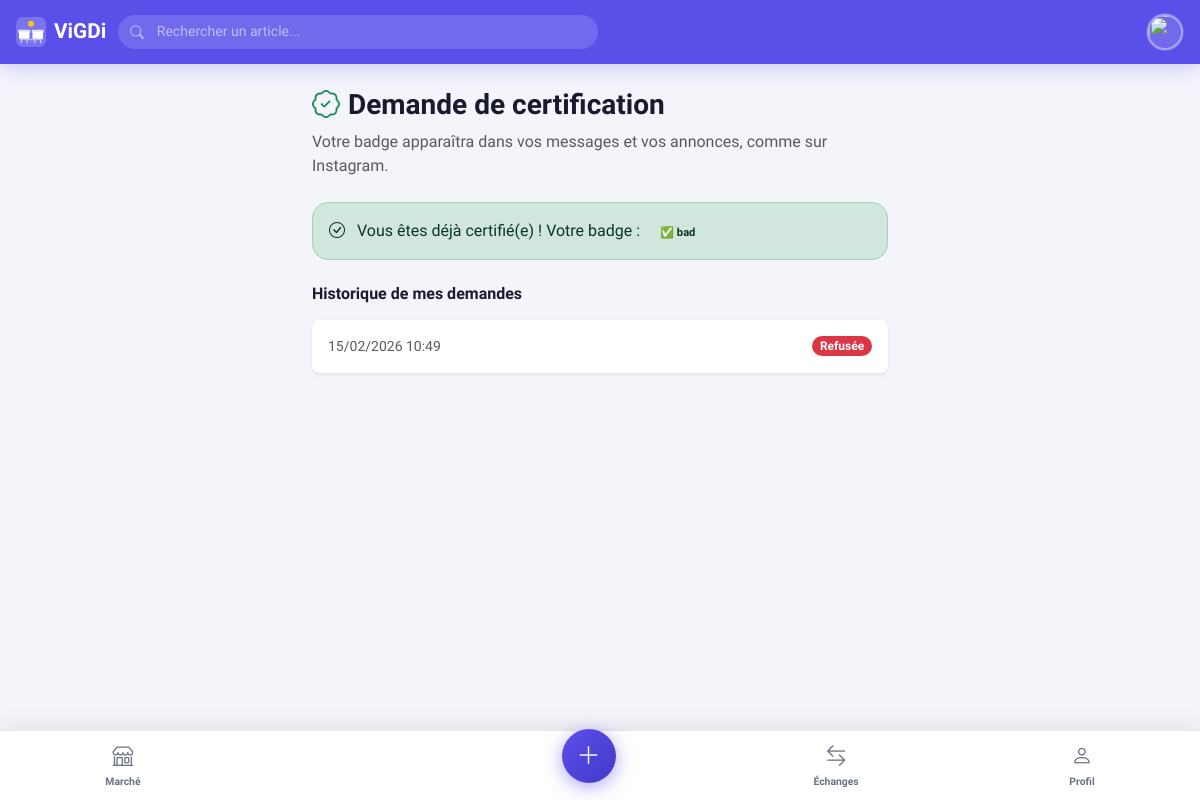
The app's page /auth/certification/ (signed in) with its own data.
### accounts/models.py (models this page shows, shortened)
class User(AbstractUser):
    REGION_CHOICES = [
        ('Adamaoua',     'Adamaoua'),
        ('Centre',       'Centre'),
        ('Est',          'Est'),
        ('Extreme-Nord', 'Extrême-Nord'),
        ('Littoral',     'Littoral'),
        ('Nord',         'Nord'),
        ('Nord-Ouest',   'Nord-Ouest'),
        ('Ouest',        'Ouest'),
        ('Sud',          'Sud'),
        ('Sud-Ouest',    'Sud-Ouest'),
    ]
    telephone    = models.CharField(max_length=20, blank=True,
                                    help_text="Format : 6XXXXXXXX")
    ville        = models.CharField(max_length=100, blank=True)
    region       = models.CharField(max_length=20, choices=REGION_CHOICES, blank=True)
    photo_profil = CloudinaryField('image', blank=True, null=True,
                                   folder='profiles',
                                   help_text="Photo de profil de l'utilisateur")
    bio          = models.TextField(max_length=300, blank=True)
    est_certifie = models.BooleanField(default=False,
                                       help_text="Coché par l'admin après vérification")
    badge        = models.ForeignKey(Badge, null=True, blank=True,
                                     on_delete=models.SET_NULL,
                                     related_name='utilisateurs',
                                     help_text="Badge attribué à cet utilisateur")
    date_certification = models.DateTimeField(null=True, blank=True)
    note_moyenne = models.DecimalField(max_digits=3, decimal_places=1, default=5.0)
    nb_ventes    = models.PositiveIntegerField(default=0)
    nb_echanges  = models.PositiveIntegerField(default=0)
    class Meta:
        verbose_name        = "Utilisateur"
        verbose_name_plural = "Utilisateurs"
        ordering = ['-date_joined']
    @property
    def afficher_badge(self):
        return self.est_certifie and self.badge and self.badge.actif

class Badge(models.Model):
    BADGE_COULEUR_CHOICES = [
        ('blue',   '🔵 Bleu (vérifié)'),
        ('gold',   '🟡 Or (premium)'),
        ('green',  '🟢 Vert (fiable)'),
        ('purple', '🟣 Violet (élite)'),
    ]
    nom          = models.CharField(max_length=80)
    description  = models.TextField(blank=True)
    icone        = models.CharField(max_length=10, default='✅',
                                    help_text="Emoji ou texte court affiché à côté du nom")
    couleur      = models.CharField(max_length=10, choices=BADGE_COULEUR_CHOICES, default='blue')
    image        = CloudinaryField('image', blank=True, null=True,
                                   folder='badges',
                                   help_text="Image optionnelle (PNG transparent recommandé)")
    actif        = models.BooleanField(default=True)
    created_at   = models.DateTimeField(auto_now_add=True)
    class Meta:
        verbose_name        = "Badge"
        verbose_name_plural = "Badges"
        ordering = ['nom']

class DemandeVerification(models.Model):
    STATUT_CHOICES = [
        ('en_attente', 'En attente'),
        ('approuvee',  'Approuvée'),
        ('refusee',    'Refusée'),
    ]
    utilisateur   = models.ForeignKey(User, on_delete=models.CASCADE,
                                      related_name='demandes_verification')
    message       = models.TextField(help_text="Pourquoi souhaitez-vous être certifié ?")
    document      = models.FileField(upload_to='verifications/', blank=True, null=True,
                                     help_text="Document justificatif (CNI, etc.)")
    statut        = models.CharField(max_length=15, choices=STATUT_CHOICES, default='en_attente')
    reponse_admin = models.TextField(blank=True, help_text="Réponse/Note de l'admin")
    created_at    = models.DateTimeField(auto_now_add=True)
    updated_at    = models.DateTimeField(auto_now=True)
    class Meta:
        verbose_name        = "Demande de verification"
        verbose_name_plural = "Demandes de verification"
        ordering = ['-created_at']
        db_table = 'accounts_demandeverification'

### accounts/views.py (the view)
# urls.py: path('certification/',        views.demande_verification,      name='demande_verification'),
@login_required
def demande_verification(request):
    demande_en_cours = DemandeVerification.objects.filter(
        utilisateur=request.user, statut='en_attente'
    ).first()
    if request.method == 'POST' and not demande_en_cours:
        form = DemandeVerificationForm(request.POST, request.FILES)
        if form.is_valid():
            demande = form.save(commit=False)
            demande.utilisateur = request.user
            demande.save()
            messages.success(request,
                "Votre demande de certification a été envoyée ! "
                "L'admin vous répondra prochainement."
            )
            return redirect('accounts:profil')
    else:
        form = DemandeVerificationForm()
    mes_demandes = DemandeVerification.objects.filter(
        utilisateur=request.user
    ).order_by('-created_at')
    return render(request, 'accounts/demande_verification.html', {
        'form': form,
        'demande_en_cours': demande_en_cours,
        'mes_demandes': mes_demandes,
    })

### accounts/forms.py
class DemandeVerificationForm(forms.ModelForm):
    class Meta:
        model  = DemandeVerification
        fields = ('message', 'document')
        widgets = {
            'message': forms.Textarea(attrs={
                'rows': 4,
                'placeholder': 'Expliquez pourquoi vous souhaitez être certifié(e)...'
            }),
        }
        labels = {
            'message':  "Votre message à l'admin",
            'document': 'Document justificatif (optionnel)',
        }

### accounts/context_processors.py (called while the page is built)
def user_badge(request):
    if request.user.is_authenticated and request.user.afficher_badge:
        return {
            'user_badge':        request.user.badge,
            'user_badge_icone':  request.user.badge.icone,
            'user_est_certifie': True,
        }
    return {
        'user_badge':        None,
        'user_badge_icone':  '',
        'user_est_certifie': False,
    }

### templates/accounts/demande_verification.html (shortened to what this page needs)
{% extends 'base.html' %}
{% block content %}
<div class="container py-4" style="max-width:600px;">
  <h3 class="fw-bold mb-2"><i class="bi bi-patch-check me-2 text-success"></i>Demande de certification</h3>
  <p class="text-muted mb-4">Votre badge apparaîtra dans vos messages et vos annonces, comme sur Instagram.</p>
  {% if user.est_certifie %}
    <div class="alert alert-success rounded-4">
      <i class="bi bi-check-circle me-2"></i>
      Vous êtes déjà certifié(e) !
      {% if user.badge %}
        Votre badge :
        <span class="badge-certifie badge-{{ user.badge.couleur }} ms-2">
          {{ user.badge.icone }} {{ user.badge.nom }}
        </span>
      {% endif %}
    </div>
  {% elif demande_en_cours %}
    <div class="alert alert-info rounded-4">
      <i class="bi bi-hourglass me-2"></i>
      Votre demande est en cours d'examen par l'administrateur.
    </div>
  {% endif %}
  {% if mes_demandes %}
    <h6 class="fw-bold mt-4 mb-3">Historique de mes demandes</h6>
    {% for d in mes_demandes %}
      <div class="card border-0 shadow-sm rounded-3 p-3 mb-2">
        <div class="d-flex justify-content-between align-items-center">
          <span class="small text-muted">{{ d.created_at|date:"d/m/Y H:i" }}</span>
          <span class="badge rounded-pill
            {% if d.statut == 'approuvee' %}bg-success
            {% elif d.statut == 'refusee' %}bg-danger
            {% else %}bg-warning text-dark{% endif %}">
            {{ d.get_statut_display }}
          </span>
        </div>
      </div>
    {% endfor %}
  {% endif %}
</div>
{% endblock %}

### templates/base.html (style rules this page uses)
:root { --primary: #5B4FE9; --primary-dark: #4338ca; --primary-light: #EEF2FF; --accent: #F59E0B; --bg: #F4F5FB; --text: #1a1a2e; --muted: #6b7280; --border: #e5e7eb; --bottom-h: 70px; }
* { box-sizing: border-box; }
body { background: var(--bg); font-family: 'Plus Jakarta Sans', sans-serif; color: var(--text); min-height: 100vh; display: flex; flex-direction: column; padding-bottom: var(--bottom-h); }
.badge-certifie { display:inline-flex;align-items:center;gap:3px;font-size:.7rem;font-weight:700;padding:2px 8px;border-radius:999px;white-space:nowrap; }

### records on screen
User: badge.icone "✅", badge.nom "bad"
DemandeVerification: created_at "15/02/2026 10:49", statut "Refusée"
